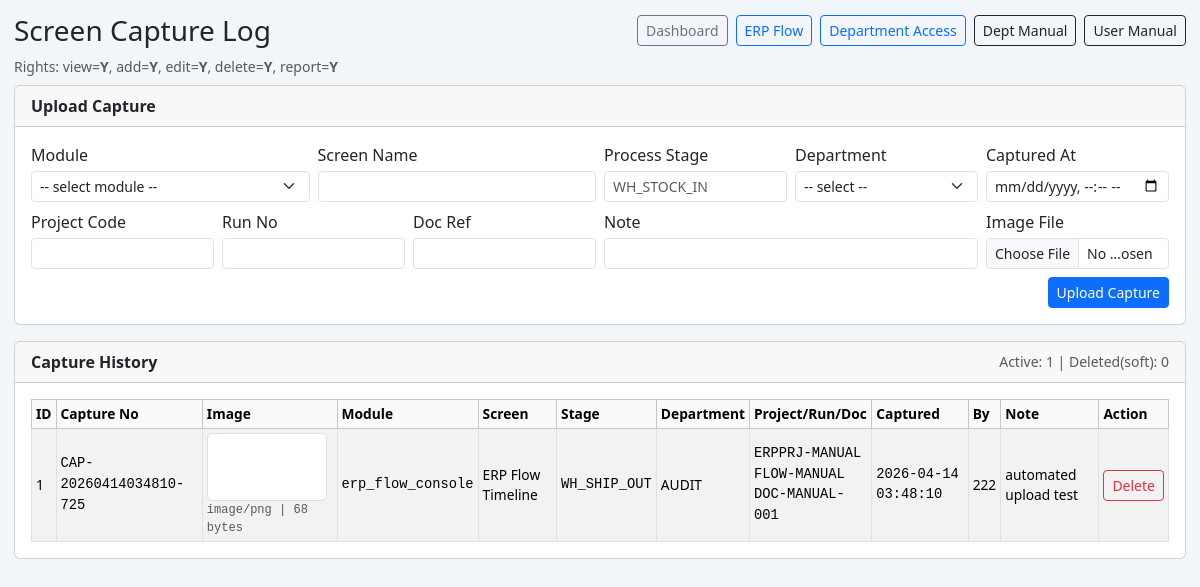
Screenshot of /capture_screen.php (signed in) with the database file from the repository.
### tables this page shows
CREATE TABLE `erp_screen_capture` (
  `id` int(10) unsigned NOT NULL AUTO_INCREMENT,
  `capture_no` varchar(50) NOT NULL,
  `module_key` varchar(80) DEFAULT NULL,
  `screen_name` varchar(150) DEFAULT NULL,
  `process_stage` varchar(120) DEFAULT NULL,
  `department_code` varchar(40) DEFAULT NULL,
  `project_code` varchar(40) DEFAULT NULL,
  `run_no` varchar(50) DEFAULT NULL,
  `doc_ref` varchar(80) DEFAULT NULL,
  `file_name` varchar(255) NOT NULL,
  `file_path` varchar(255) NOT NULL,
  `mime_type` varchar(100) DEFAULT NULL,
  `file_size` int(10) unsigned NOT NULL DEFAULT 0,
  `image_width` int(10) unsigned DEFAULT NULL,
  `image_height` int(10) unsigned DEFAULT NULL,
  `note` text DEFAULT NULL,
  `captured_at` datetime NOT NULL DEFAULT current_timestamp(),
  `captured_by` varchar(80) DEFAULT NULL,
  `created_at` datetime NOT NULL DEFAULT current_timestamp(),
  `updated_at` datetime DEFAULT NULL ON UPDATE current_timestamp(),
  PRIMARY KEY (`id`),
  UNIQUE KEY `uq_capture_no` (`capture_no`),
  KEY `idx_capture_module` (`module_key`),
  KEY `idx_capture_stage` (`process_stage`),
  KEY `idx_capture_project` (`project_code`),
  KEY `idx_capture_run` (`run_no`),
  KEY `idx_capture_doc` (`doc_ref`),
  KEY `idx_capture_captured_at` (`captured_at`)
);

### bootstrap.php (called while the page is built, shortened)
<?php
$config = require __DIR__ . '/config/app.php';
spl_autoload_register(function (string $class): void {
    $prefix = 'Stock2\\';
    $relative = substr($class, strlen($prefix));
    $file = __DIR__ . '/src/' . str_replace('\\', '/', $relative) . '.php';
});
$database = new Stock2\Database($config['db']);
$authService = new Stock2\AuthService($database->pdo());

### config/app.php (called while the page is built, shortened)
<?php
$localConfig = __DIR__ . '/app.local.php';
return [
    'app_name' => getenv('SYNERGYERP_APP_NAME') ?: 'SynergyERP',
    'timezone' => getenv('SYNERGYERP_TIMEZONE') ?: 'Asia/Bangkok',
    'schema_cache_ttl' => 300,
    'db' => [
        'host' => getenv('SYNERGYERP_DB_HOST') ?: '127.0.0.1',
        'port' => (int)(getenv('SYNERGYERP_DB_PORT') ?: 3306),
        'database' => getenv('SYNERGYERP_DB_DATABASE') ?: 'synergyerp',
        'username' => getenv('SYNERGYERP_DB_USERNAME') ?: 'root',
        'password' => getenv('SYNERGYERP_DB_PASSWORD') ?: '',
        'charset' => getenv('SYNERGYERP_DB_CHARSET') ?: 'utf8mb4',
    ],
];

### src/Database.php (called while the page is built, shortened)
<?php
final class Database
{
    private PDO $pdo;
    public function __construct(array $config)
    {
        $host = (string)($config['host'] ?? '127.0.0.1');
        $port = (int)($config['port'] ?? 3306);
        $database = (string)($config['database'] ?? 'stock2');
        $charset = (string)($config['charset'] ?? 'utf8mb4');
        $username = (string)($config['username'] ?? 'root');
        $password = (string)($config['password'] ?? '');
        $dsn = sprintf('mysql:host=%s;port=%d;dbname=%s;charset=%s', $host, $port, $database, $charset);
        $this->pdo = new PDO($dsn, $username, $password, [
            PDO::ATTR_ERRMODE => PDO::ERRMODE_EXCEPTION,
            PDO::ATTR_DEFAULT_FETCH_MODE => PDO::FETCH_ASSOC,
            PDO::ATTR_EMULATE_PREPARES => true,
        ]);
    }
    public function pdo(): PDO
    {
        return $this->pdo;
    }
}

### src/AuthService.php (called while the page is built, shortened)
<?php
final class AuthService
{
    private PDO $pdo;
    private ?bool $moduleAccessTableAvailable = null;
    public function __construct(PDO $pdo)
    {
        $this->pdo = $pdo;
    }
    public function isLoggedIn(): bool
    {
        return isset($_SESSION['stock2_user']) && is_array($_SESSION['stock2_user']);
    }
    public function user(): ?array
    {
        return $_SESSION['stock2_user'];
    }
    public function hasPermission(int $formId): bool
    {
        $user = $this->user();
        $cacheKey = (string)$formId;
        if (array_key_exists($cacheKey, $_SESSION['stock2_permissions'])) {
            return (bool)$_SESSION['stock2_permissions'][$cacheKey];
        }
        $sql = 'SELECT permision FROM user_access WHERE user_tid = :uid AND form_id = :form_id LIMIT 1';
        $stmt = $this->pdo->prepare($sql);
        $stmt->execute([
            'uid' => (int)$user['id'],
            'form_id' => $formId,
        ]);
        $allowed = false;
        $row = $stmt->fetch();
        if ($row && array_key_exists('permision', $row)) {
            $allowed = $this->toBool($row['permision']);
        }
        return $allowed;
    }
    public function moduleRights(string $moduleKey, int $formId): array
    {
        $moduleKey = trim($moduleKey);
        $user = $this->user();
        $cacheKey = strtolower($moduleKey) . '|' . $formId;
        if (array_key_exists($cacheKey, $_SESSION['stock2_module_rights'])) {
            $cached = $_SESSION['stock2_module_rights'][$cacheKey];
            return $cached;
        }
        $rights = [
            'view' => true,
            'add' => true,
            'edit' => true,
            'delete' => true,
            'report' => true,
        ];
        if ($this->isModuleAccessTableAvailable()) {
            $sql = 'SELECT can_view, can_add, can_edit, can_delete, can_report
                    FROM user_module_access
                    WHERE user_tid = :uid AND module_key = :module_key
                    LIMIT 1';
            $stmt = $this->pdo->prepare($sql);
            $stmt->execute([
                'uid' => (int)$user['id'],
                'module_key' => $moduleKey,
            ]);
            $row = $stmt->fetch();
            if ($row) {
                $map = [
                    'view' => 'can_view',
                    'add' => 'can_add',
                    'edit' => 'can_edit',
                    'delete' => 'can_delete',
                    'report' => 'can_report',
                ];
                foreach ($map as $rightKey => $column) {
                    if (array_key_exists($column, $row) && $row[$column] !== null) {
                        $rights[$rightKey] = $this->toBool($row[$column]);
                    }
                }
            }
        }
        return $rights;
    }
    private function isModuleAccessTableAvailable(): bool
    {
        try {
            $sql = "SELECT COUNT(*) FROM information_schema.tables WHERE table_schema = DATABASE() AND table_name = 'user_module_access'";
            $count = (int)$this->pdo->query($sql)->fetchColumn();
            $this->moduleAccessTableAvailable = $count > 0;
        } catch (Throwable $_) {
            $this->moduleAccessTableAvailable = false;
        }
        return $this->moduleAccessTableAvailable;
    }
    private function toBool($value): bool
    {
        $normalized = strtolower(trim((string)$value));
        return in_array($normalized, ['1', 'true', 'yes', 'y', 'on'], true);
    }
}

### capture_screen.php (the view, shortened to what this page needs)
<?php
require __DIR__ . '/bootstrap.php';
function h($value): string
{
    return htmlspecialchars((string)$value, ENT_QUOTES, 'UTF-8');
}
$moduleKey = 'erp_screen_capture';
$formId = 22;
$rights = $authService->moduleRights($moduleKey, $formId);
$pdo = $database->pdo();
try {
    $pdo->exec(file_get_contents(__DIR__ . '/scripts/migrate_erp_core.sql') ?: '');
} catch (Throwable $e) {
    $error = $e->getMessage();
}
$rows = $pdo->query(
    "SELECT c.*
     FROM erp_screen_capture c
     WHERE NOT EXISTS (
        SELECT 1 FROM app_soft_delete sd
        WHERE sd.table_name = 'erp_screen_capture'
          AND sd.pk_value = CAST(c.id AS CHAR)
     )
     ORDER BY c.id DESC
     LIMIT 300"
)->fetchAll();
$deletedCount = (int)$pdo->query("SELECT COUNT(*) FROM app_soft_delete WHERE table_name = 'erp_screen_capture'")->fetchColumn();
?><!doctype html>
<html lang="en">
<head>
    <link rel="stylesheet" href="https://cdn.jsdelivr.net/npm/bootstrap@5.3.3/dist/css/bootstrap.min.css">
    <link rel="stylesheet" href="assets/global-menu.css">
</head>
<body>
<div class="wrap">
    <div class="d-flex justify-content-between align-items-center mb-2">
        <h3 class="m-0">Screen Capture Log</h3>
        <div class="d-flex gap-2">
            <a class="btn btn-sm btn-outline-secondary" href="index.php?page=dashboard">Dashboard</a>
            <a class="btn btn-sm btn-outline-primary" href="erp_flow.php">ERP Flow</a>
            <a class="btn btn-sm btn-outline-primary" href="department_access.php">Department Access</a>
            <a class="btn btn-sm btn-outline-dark" href="docs/user_manual_departments.html" target="_blank">Dept Manual</a>
            <a class="btn btn-sm btn-outline-dark" href="docs/user_manual_full.html" target="_blank">User Manual</a>
        </div>
    </div>
    <div class="small text-muted mb-2">
        Rights: view=<strong><?= $rights['view'] ? 'Y' : 'N' ?></strong>,
        add=<strong><?= $rights['add'] ? 'Y' : 'N' ?></strong>,
        edit=<strong><?= $rights['edit'] ? 'Y' : 'N' ?></strong>,
        delete=<strong><?= $rights['delete'] ? 'Y' : 'N' ?></strong>,
        report=<strong><?= $rights['report'] ? 'Y' : 'N' ?></strong>
    </div>
    <section class="card mb-3">
        <div class="card-header"><strong>Upload Capture</strong></div>
        <div class="card-body">
            <?php if (!$rights['add']): ?>
                <div class="alert alert-warning py-2 mb-0">No add permission for this module.</div>
            <?php else: ?>
                <form method="post" enctype="multipart/form-data" class="row g-2">
                    <div class="col-md-3">
                        <label class="form-label mb-1">Module</label>
                        <select class="form-select form-select-sm" name="module_key">
                            <option value="">-- select module --</option>
                        </select>
                    </div>
                    <div class="col-md-3">
                        <label class="form-label mb-1">Screen Name</label>
                        <input class="form-control form-control-sm" name="screen_name" required>
                    </div>
                    <div class="col-md-2">
                        <label class="form-label mb-1">Process Stage</label>
                        <input class="form-control form-control-sm" name="process_stage" placeholder="WH_STOCK_IN">
                    </div>
                    <div class="col-md-2">
                        <label class="form-label mb-1">Department</label>
                        <select class="form-select form-select-sm" name="department_code">
                            <option value="">-- select --</option>
                        </select>
                    </div>
                    <div class="col-md-2">
                        <label class="form-label mb-1">Captured At</label>
                        <input class="form-control form-control-sm" type="datetime-local" name="captured_at">
                    </div>
                    <div class="col-md-2">
                        <label class="form-label mb-1">Project Code</label>
                        <input class="form-control form-control-sm" name="project_code">
                    </div>
                    <div class="col-md-2">
                        <label class="form-label mb-1">Run No</label>
                        <input class="form-control form-control-sm" name="run_no">
                    </div>
                    <div class="col-md-2">
                        <label class="form-label mb-1">Doc Ref</label>
                        <input class="form-control form-control-sm" name="doc_ref">
                    </div>
                    <div class="col-md-4">
                        <label class="form-label mb-1">Note</label>
                        <input class="form-control form-control-sm" name="note" maxlength="255">
                    </div>
                    <div class="col-md-2">
                        <label class="form-label mb-1">Image File</label>
                        <input class="form-control form-control-sm" type="file" name="capture_image" accept="image/*" required>
                    </div>
                    <div class="col-12 d-flex justify-content-end">
                        <button class="btn btn-sm btn-primary">Upload Capture</button>
                    </div>
                </form>
            <?php endif; ?>
        </div>
    </section>
    <section class="card">
        <div class="card-header d-flex justify-content-between align-items-center">
            <strong>Capture History</strong>
            <small class="text-muted">Active: <?= count($rows) ?> | Deleted(soft): <?= $deletedCount ?></small>
        </div>
        <div class="card-body">
            <div class="table-responsive">
                <table class="table table-sm table-bordered table-striped mb-0">
                    <thead class="table-light">
                    <tr>
                        <th>ID</th>
                        <th>Capture No</th>
                        <th>Image</th>
                        <th>Module</th>
                        <th>Screen</th>
                        <th>Stage</th>
                        <th>Department</th>
                        <th>Project/Run/Doc</th>
                        <th>Captured</th>
                        <th>By</th>
                        <th>Note</th>
                        <th>Action</th>
                    </tr>
                    </thead>
                    <tbody>
                    <?php foreach ($rows as $row): ?>
                        <?php
                        $path = (string)($row['file_path'] ?? '');
                        $exists = $path !== '' && is_file(__DIR__ . '/' . str_replace('/', DIRECTORY_SEPARATOR, $path));
                        ?>
                        <tr>
                            <td><?= h($row['id']) ?></td>
                            <td class="mono"><?= h($row['capture_no']) ?></td>
                            <td>
                                <?php if ($path !== ''): ?>
                                    <a href="<?= h($path) ?>" target="_blank" rel="noopener">
                                        <?php if ($exists): ?>
                                            <img class="thumb" src="<?= h($path) ?>" alt="capture">
                                        <?php else: ?>
                                            <span class="small text-danger">file missing</span>
                                        <?php endif; ?>
                                    </a>
                                <?php endif; ?>
                                <div class="small text-muted mono"><?= h((string)($row['mime_type'] ?? '')) ?> | <?= h((string)($row['file_size'] ?? 0)) ?> bytes</div>
                            </td>
                            <td class="mono"><?= h($row['module_key']) ?></td>
                            <td><?= h($row['screen_name']) ?></td>
                            <td class="mono"><?= h($row['process_stage']) ?></td>
                            <td><?= h($row['department_code']) ?></td>
                            <td class="mono">
                                <?= h($row['project_code']) ?><br>
                                <?= h($row['run_no']) ?><br>
                                <?= h($row['doc_ref']) ?>
                            </td>
                            <td class="mono"><?= h($row['captured_at']) ?></td>
                            <td><?= h($row['captured_by']) ?></td>
                            <td><?= h($row['note']) ?></td>
                            <td>
                                <?php if ($rights['delete']): ?>
                                    <form method="post" onsubmit="return confirm('Soft delete this capture?');">
                                        <button class="btn btn-sm btn-outline-danger">Delete</button>
                                    </form>
                                <?php else: ?>
                                    <span class="small text-muted">read only</span>
                                <?php endif; ?>
                            </td>
                        </tr>
                    <?php endforeach; ?>
                    </tbody>
                </table>
            </div>
        </div>
    </section>
</div>
</body>
</html>

### capture_screen.php (style rules this page uses)
body { background: #f2f6fb; }
.wrap { max-width: 1700px; margin: 0 auto; padding: 14px; }
.table td, .table th { vertical-align: middle; font-size: .86rem; }
.thumb { width: 120px; max-height: 68px; object-fit: cover; border: 1px solid #d8e0ea; border-radius: 6px; }
.mono { font-family: ui-monospace, SFMono-Regular, Menlo, Consolas, "Liberation Mono", monospace; }

### rows the page displays
erp_screen_capture: id "1", capture_no "CAP-20260414034810-725", file_path (picture), mime_type "image/png", file_size "68", module_key "erp_flow_console", screen_name "ERP Flow Timeline", process_stage "WH_SHIP_OUT", department_code "AUDIT", project_code "ERPPRJ-MANUAL", run_no "FLOW-MANUAL", doc_ref "DOC-MANUAL-001", captured_at "2026-04-14 03:48:10", captured_by "222", note "automated upload test"

### other values shown
count($rows) "1"
$deletedCount "0"
